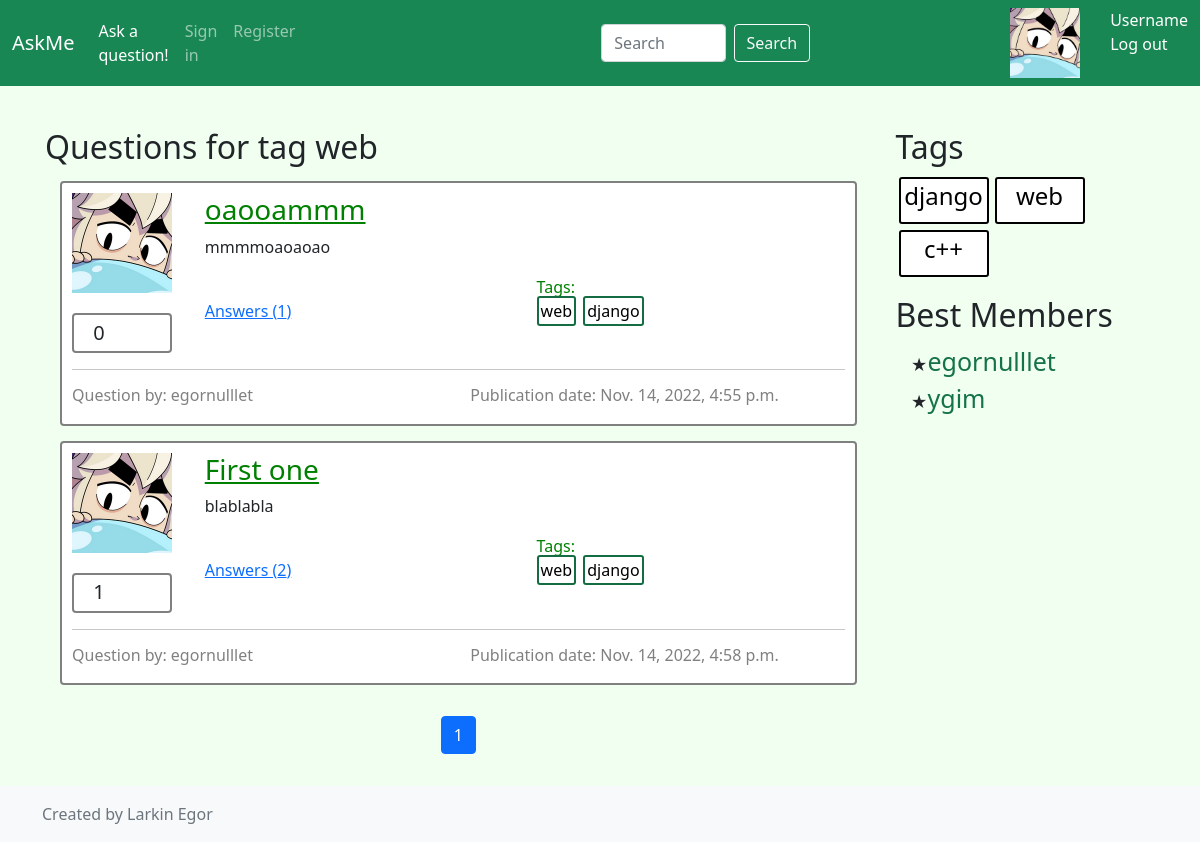
Page /tag/web/ on the committed database.
### app/models.py (models this page shows, shortened)
class Tag(models.Model):
    objects = TagManager()
    title = models.CharField(max_length=30)

class Question(models.Model):
    objects = QuestionManager()
    author = models.ForeignKey(Profile, null=False, on_delete=models.CASCADE)
    tags = models.ManyToManyField(Tag, blank=True, related_name='questions')
    date = models.DateTimeField(auto_now=True)
    title = models.CharField(max_length=30)
    text = models.TextField()
    def get_author(self):
        return self.author
    def get_username(self):
        return self.author.user.username
    def get_like_count(self):
        return LikeQ.objects.filter(question_id=self.id).count()
    def get_answer_count(self):
        return Answer.objects.filter(question_id=self.id).count()
    def get_tags(self):
        return self.tags.all()

class Profile(models.Model):
    objects = ProfileManager()
    user = models.OneToOneField(User, null=True, related_name='profile_related', on_delete=models.CASCADE)
    avatar = models.ImageField(null=True, blank=True, upload_to='profiles/avatars/')
    reg_date = models.DateField(auto_now=True)
    def get_username(self):
        return self.user.username

### app/views.py (the view)
# urls.py: path('tag/<str:title>/', views.tag, name="single_tag"),
def tag(request, title: str):
    content = create_content(models.Question.objects.get_questions_for_tag(title), request)
    content["tag"] = models.Tag.objects.get_tag_by_title(title)
    return render(request, 'questions_for_tag.html', content)

### app/models.py (called while the page is built)
    def get_questions_for_tag(self, title):
        return self.filter(tags__title=title)

    def get_tag_by_title(self, title):
        return self.get(title=title)

    def get_hot_tags(self):
        return self.all().annotate(count=Count('questions')).order_by('-count')[:9]

    def get_top_users(self):
        return self.all().annotate(rating=0.3 * Count('answer') + Count(
            Case(When(answer__solution=True))) + 0.1 * Count('question')).order_by('-rating')[:10]

### app/views.py (called while the page is built)
def pagination(objects, request):
    paginator = Paginator(objects, PAGINATION_SIZE)
    page_number = request.GET.get('page')
    page = paginator.get_page(page_number)
    return page

def create_content_right():
    content = {
               "tags": models.Tag.objects.get_hot_tags(),
               "users": models.Profile.objects.get_top_users()
               }
    return content

def create_content(objects, request):
    page = pagination(objects, request)
    content = create_content_right()
    content["content"] = page
    return content

### templates/questions_for_tag.html
{% extends 'inc/base.html' %}
{% load static %}
{% block content %}
    <h2 class="mt-5">Questions for tag {{ tag.title }}</h2>
    {% for question in content %}
        {% include "inc/single_question.html" %}
    {% endfor %}
    {% include 'inc/paginator.html' %}
{% endblock content %}

### templates/inc/single_question.html (shortened to what this page needs)
{% load static %}
<div class="question">
    <div class="row">
        <div class="col-2">
            <div class="avatar">
               {% if question.get_author.avatar %}
                    <img src="{{ question.get_author.avatar.url }}" alt="">
                {% else %}
                    <img src="{% static 'img/default.png' %}" alt="">
                {% endif %}
            </div>
            <div class="counter">
                <span>{{ question.get_like_count }}</span>
            </div>
        </div>
        <div class="col-10">
            <h3><a class="header-green" href="{% url "single_q" question.id %}">{{ question.title }}</a></h3>
            <p class="question_text">{{ question.text }}</p>
            <div class="row align-items-end question-meta">
                <div class="col mb-5">
                    <a href="{% url "single_q" question.id %}#answers_list"> Answers ({{ question.get_answer_count }})</a>
                </div>
                <div class="col mb-5">
                    <span class="header-green tags_title">Tags: </span>
                    <div>
                        {% for tag in question.get_tags %}
                        <a class="tag_in_question" href="{% url "single_tag" tag.title %}">{{ tag.title }}</a>
                        {% endfor %}
                    </div>
                </div>
            </div>
        </div>
    </div>
    <hr>
    <div class="row">
        <div class="col-6 ">
            <h6><a class="name_by_question" href="{% url "profile" question.author.id%}"> Question by: {{ question.get_username }}</a></h6>
        </div>
        <div class="col-6">
            <h6 class="pub_date">Publication date: {{ question.date }}</h6>
        </div>
    </div>
</div>

### templates/inc/best_tags_members.html
{% load static %}
<h2 class="mt-5"> Tags </h2>
    <div class="tagcontainer">
        {% for tag in tags %}
           {% include "inc/single_tag.html" %}
        {% endfor %}
    </div>
    <div>
        <h2 class="members"> Best Members </h2>
        <ul class="members_list">
        {% for user in users %}
            <li><a class="members_list_item" href="{% url "profile" user.id %}"> {{user.get_username}}</a></li>
        {% endfor %}
        </ul>
    </div>

### templates/inc/single_tag.html
{% load static %}
<div class="tag">
    <h4><a href ="{% url "single_tag" tag.title %}"> {{ tag.title }}</a> </h4>
</div>

### static/css/main.css (style rules this page uses)
body { background-color: #F0FFF0; }
.question { background-color: white; border: 2px solid gray; border-radius: 4px; margin: 15px; padding: 10px; }
.avatar { height: 100px; width: 100px; margin-bottom: 20px; }
.avatar img { max-width: 100%; height: 100%; width: 100%; object-fit: cover; }
.counter { width: 100px; padding: 5px; border: solid gray 2px; border-radius: 4px; height: 40px; transition: 0.25s; }
.counter span { font-size: 20px; margin-left: 10px; position: relative; top: -10%; }
.question_text { max-height: 190px; min-height: 10px; overflow: hidden; }
.tag_in_question { padding: 2px; margin-right: 3px; margin-bottom: 10px; overflow: hidden; max-width: 10px; border: #146c43 solid 2px; border-radius: 3px; text-decoration: none; color: black; transition: 0.2s; }
.name_by_question { text-decoration: none; color: gray; transition: 0.2s; }
.pub_date { color: gray; }
.question-meta { height: 60px; }
.header-green { color: green; margin-top: 40px; }
.members { margin-top:50% }
.tag { background-color: white; min-height: 45px; text-align: center; min-width: 90px; margin: 3px; padding: 3px; border: 2px solid black; border-radius: 3px; float: left; transition: 0.2s; }
.tag a { text-decoration: none; color: black; }
.members_list li::marker { content: "\2605"; size: 10px; margin-right: 5px; }
.members_list_item { text-decoration: none; font-size: 25px; color: #157347; }

### rows in the picture
Tag: title "web"
Question: get_author.avatar (picture), get_like_count "0", title "oaooammm", text "mmmmoaoaoao", get_answer_count "1", get_username "egornulllet", date "Nov. 14, 2022, 4:55 p.m."
Tag: title "django"
Question: get_author.avatar (picture), get_like_count "1", title "First one", text "blablabla", get_answer_count "2", get_username "egornulllet", date "Nov. 14, 2022, 4:58 p.m."
Tag: title "c++"
Profile: get_username "egornulllet"
Profile: get_username "ygim"

### other values in the picture
{{ content.number }} "1"
